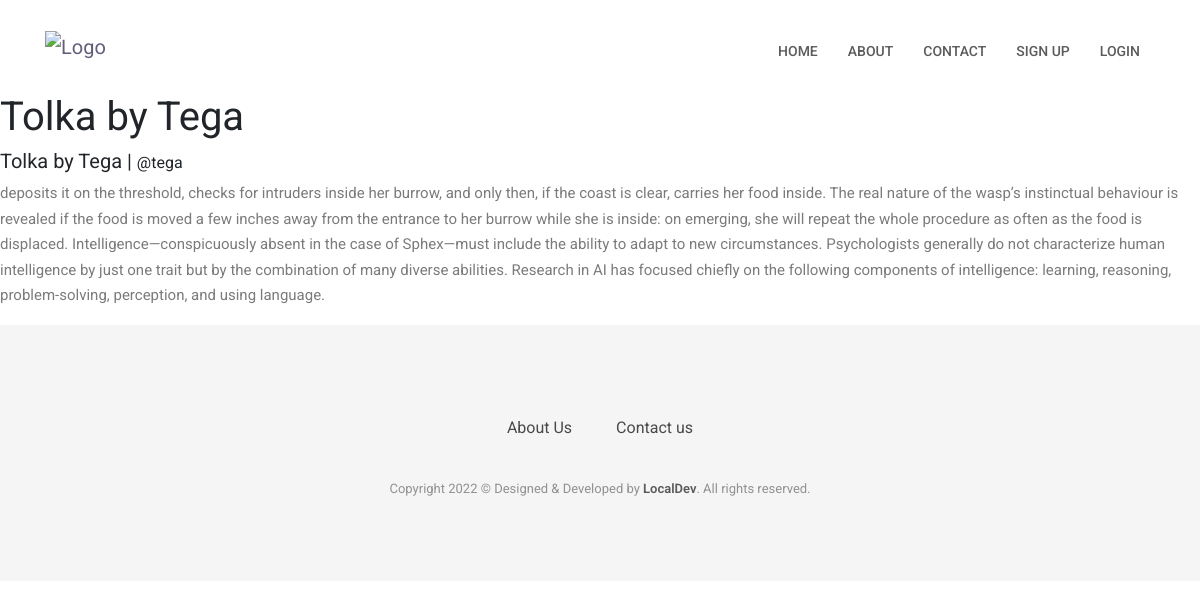
/post/1, run on the app's committed database.
### website/models.py (models this page shows)
class Post(db.Model):
    id = db.Column(db.Integer, primary_key=True)
    title = db.Column(db.String(10000))
    body = db.Column(db.String(10000))
    date = db.Column(db.DateTime(timezone=True), default=func.now())
    user_id = db.Column(db.Integer, db.ForeignKey('user.id'))
    post_user = db.relationship('User', foreign_keys=[user_id])

class User(db.Model, UserMixin):
    id = db.Column(db.Integer, primary_key=True)
    email = db.Column(db.String(255), unique=True)
    username = db.Column(db.String(255), unique=True)
    first_name = db.Column(db.String(255))
    last_name = db.Column(db.String(255))
    password = db.Column(db.String(255))
    posts = db.relationship('Post')

### website/views.py (the view)
@views.route('/post/<int:id>')
def view_post(id):
    post = Post.query.filter_by(id=id).first()
    return render_template('post.html', post=post, user=current_user)

### website/templates/post.html (shortened to what this page needs)
{% extends 'base.html' %}
{% block content %}
    <h1>
        {{post.title}}
    </h1>
    <div>
            <div>
                <h3>{{ post.title }} | <small>@{{ post.post_user.username }}</small></h3>
                <p>{{ post.body }}</p>
            </div>
    </div>
{% endblock %}

### website/static/css/style.css (style rules this page uses)
body { line-height: 1.65; font-family: "Roboto", sans-serif; -webkit-font-smoothing: antialiased; }
h1, h2, h3, h4, h5, h6 { font-family: "Roboto", sans-serif; }
h1, h2, h3, h4, h5, h6 { font-weight: 400; }
h1 { font-size: 40px; }
h3 { font-size: 20px; }
p { color: #7B7B7B; font-size: 15px; font-family: "Roboto", sans-serif; line-height: 1.7; }

### data on the page
Post: title "Tolka by Tega", body "deposits it on the threshold, checks for intruders inside her burrow, and only then, if the coast is clear, carries her food inside. The real nature of the wasp’s instinctual behaviour is revealed if the food is moved a few inches away from the entrance to her burrow while she is inside: on emerging, she will repeat the whole procedure as often as the food is displaced. Intelligence—conspicuously absent in the case of Sphex—must include the ability to adapt to new circumstances. Psychologists generally do not characterize human intelligence by just one trait but by the combination of many diverse abilities. Research in AI has focused chiefly on the following components of intelligence:…"
User: post_user.username "tega"
